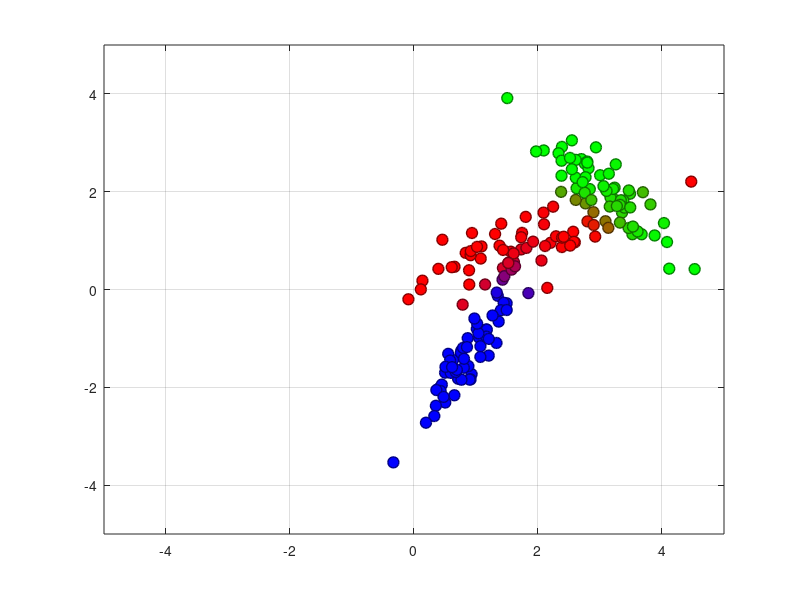

MATLAB code for this plot: (Note: this script raises an error after producing the figure.)
% Gaussian Mixture Models (GMM) with expectation maximisation on randomly
% generated data. Note pause (line 53) to observe visualisation progress.
clear all;
load('gmm_data.mat');
[N, ~] = size(X);

% EM algorithm
K = 3;

% Initialise parameters
Mu = cell(K, 1); Sigma = cell(K, 1); Pi = cell(K, 1);

for k = 1 : K
    Mu{k} = min(X) + (max(X) - min(X)) .* rand(1, 2);
    Sigma{k} = eye(2);
    Pi{k} = 1 / K;
end

% Initialise marginals
P = zeros(N, K);

numiters = 0; maxiters = 10;

while numiters < maxiters
    hold off;
    % E-step
    for n = 1 : N
        for k = 1 : K
            P(n, k) = Pi{k} * mvnpdf(X(n, :), Mu{k}, Sigma{k});
        end
        P(n, :) = P(n, :) ./ sum(P(n, :));
        % Plot observations
        plot(X(n, 1), X(n, 2), 'o', 'MarkerSize', 8, 'LineWidth', 1, ...
            'Color', [P(n, 1), P(n, 2), P(n, 3)], ...
            'MarkerFaceColor', [P(n, 1), P(n, 2), P(n, 3)], ...
            'MarkerEdgeColor', [0.5 * P(n, 1), 0.5 * P(n, 2), 0.5 * P(n, 3)]);
        hold on; grid on;
    end
    drawnow; pause;
    % M-step
    for k = 1 : K
        % Optimise each parameter
        Mu{k} = sum(diag(P(:, k)) * X, 1) / sum(P(:, k));
        dev = X - repmat(Mu{k}, N, 1);
        Sigma{k} = dev' * diag(P(:, k)) * dev / sum(P(:, k));
        Pi{k} = sum(P(:, k)) / N;
    end
    numiters = numiters + 1;
end

% Plot contours
x1 = -5:.05:5; x2 = -5:.05:5;
[X1, X2] = meshgrid(x1, x2);

for k = 1:K
    hold on;
    F = mvnpdf([X1(:) X2(:)], Mu{k}, Sigma{k});
    F = reshape(F, length(x2), length(x1));
    contour(x1, x2, F, .25, 'color', 'black', 'LineWidth', 1);
end
